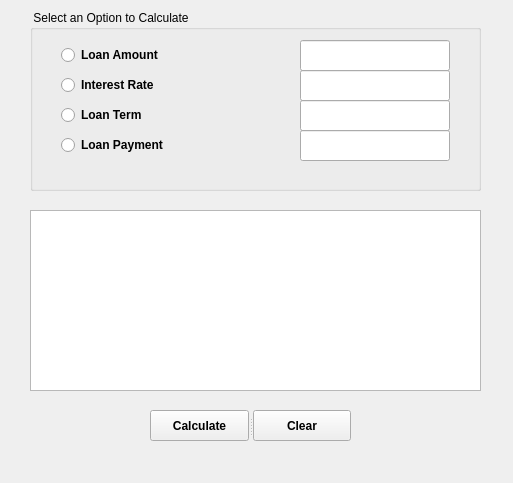
<?xml version="1.0" encoding="UTF-8"?>
<ui version="4.0">
 <class>LoanCalcWin</class>
 <widget class="QMainWindow" name="LoanCalcWin">
  <property name="windowModality">
   <enum>Qt::NonModal</enum>
  </property>
  <property name="geometry">
   <rect>
    <x>0</x>
    <y>0</y>
    <width>513</width>
    <height>483</height>
   </rect>
  </property>
  <property name="sizePolicy">
   <sizepolicy hsizetype="Fixed" vsizetype="Fixed">
    <horstretch>0</horstretch>
    <verstretch>0</verstretch>
   </sizepolicy>
  </property>
  <property name="minimumSize">
   <size>
    <width>0</width>
    <height>0</height>
   </size>
  </property>
  <property name="windowTitle">
   <string>LoanCalcWin</string>
  </property>
  <widget class="QWidget" name="centralwidget">
   <widget class="QGroupBox" name="groupBox">
    <property name="geometry">
     <rect>
      <x>30</x>
      <y>10</y>
      <width>451</width>
      <height>181</height>
     </rect>
    </property>
    <property name="title">
     <string> Select an Option to Calculate </string>
    </property>
    <widget class="QWidget" name="horizontalLayoutWidget">
     <property name="geometry">
      <rect>
       <x>20</x>
       <y>30</y>
       <width>411</width>
       <height>31</height>
      </rect>
     </property>
     <layout class="QHBoxLayout" name="horizontalLayout"/>
    </widget>
    <widget class="QWidget" name="horizontalLayoutWidget_2">
     <property name="geometry">
      <rect>
       <x>20</x>
       <y>60</y>
       <width>411</width>
       <height>31</height>
      </rect>
     </property>
     <layout class="QHBoxLayout" name="horizontalLayout_2"/>
    </widget>
    <widget class="QWidget" name="horizontalLayoutWidget_3">
     <property name="geometry">
      <rect>
       <x>20</x>
       <y>120</y>
       <width>411</width>
       <height>31</height>
      </rect>
     </property>
     <layout class="QHBoxLayout" name="horizontalLayout_3"/>
    </widget>
    <widget class="QWidget" name="horizontalLayoutWidget_4">
     <property name="geometry">
      <rect>
       <x>20</x>
       <y>90</y>
       <width>411</width>
       <height>31</height>
      </rect>
     </property>
     <layout class="QHBoxLayout" name="horizontalLayout_4"/>
    </widget>
    <widget class="QLineEdit" name="le_loan_trm">
     <property name="geometry">
      <rect>
       <x>270</x>
       <y>90</y>
       <width>150</width>
       <height>31</height>
      </rect>
     </property>
     <property name="font">
      <font>
       <bold>true</bold>
      </font>
     </property>
     <property name="alignment">
      <set>Qt::AlignRight|Qt::AlignTrailing|Qt::AlignVCenter</set>
     </property>
    </widget>
    <widget class="QRadioButton" name="rb_loan_trm">
     <property name="geometry">
      <rect>
       <x>31</x>
       <y>96</y>
       <width>101</width>
       <height>18</height>
      </rect>
     </property>
     <property name="font">
      <font>
       <bold>true</bold>
      </font>
     </property>
     <property name="text">
      <string>Loan Term      </string>
     </property>
     <attribute name="buttonGroup">
      <string notr="true">buttonGroup</string>
     </attribute>
    </widget>
   </widget>
   <widget class="QTextEdit" name="textEdit">
    <property name="geometry">
     <rect>
      <x>30</x>
      <y>210</y>
      <width>451</width>
      <height>181</height>
     </rect>
    </property>
    <property name="font">
     <font>
      <family>Courier New</family>
      <pointsize>8</pointsize>
     </font>
    </property>
    <property name="readOnly">
     <bool>true</bool>
    </property>
   </widget>
   <widget class="QLineEdit" name="le_loan_pmt">
    <property name="geometry">
     <rect>
      <x>300</x>
      <y>130</y>
      <width>150</width>
      <height>31</height>
     </rect>
    </property>
    <property name="font">
     <font>
      <bold>true</bold>
     </font>
    </property>
    <property name="alignment">
     <set>Qt::AlignRight|Qt::AlignTrailing|Qt::AlignVCenter</set>
    </property>
   </widget>
   <widget class="QRadioButton" name="rb_loan_amt">
    <property name="geometry">
     <rect>
      <x>61</x>
      <y>46</y>
      <width>121</width>
      <height>18</height>
     </rect>
    </property>
    <property name="font">
     <font>
      <bold>true</bold>
     </font>
    </property>
    <property name="text">
     <string>Loan Amount    </string>
    </property>
    <attribute name="buttonGroup">
     <string notr="true">buttonGroup</string>
    </attribute>
   </widget>
   <widget class="QLineEdit" name="le_loan_amt">
    <property name="enabled">
     <bool>true</bool>
    </property>
    <property name="geometry">
     <rect>
      <x>300</x>
      <y>40</y>
      <width>150</width>
      <height>31</height>
     </rect>
    </property>
    <property name="font">
     <font>
      <bold>true</bold>
     </font>
    </property>
    <property name="inputMask">
     <string/>
    </property>
    <property name="text">
     <string/>
    </property>
    <property name="maxLength">
     <number>32767</number>
    </property>
    <property name="alignment">
     <set>Qt::AlignRight|Qt::AlignTrailing|Qt::AlignVCenter</set>
    </property>
   </widget>
   <widget class="QRadioButton" name="rb_loan_pmt">
    <property name="geometry">
     <rect>
      <x>61</x>
      <y>136</y>
      <width>131</width>
      <height>18</height>
     </rect>
    </property>
    <property name="font">
     <font>
      <bold>true</bold>
     </font>
    </property>
    <property name="text">
     <string>Loan Payment   </string>
    </property>
    <attribute name="buttonGroup">
     <string notr="true">buttonGroup</string>
    </attribute>
   </widget>
   <widget class="QLineEdit" name="le_int_rate">
    <property name="geometry">
     <rect>
      <x>300</x>
      <y>70</y>
      <width>150</width>
      <height>31</height>
     </rect>
    </property>
    <property name="font">
     <font>
      <bold>true</bold>
     </font>
    </property>
    <property name="alignment">
     <set>Qt::AlignRight|Qt::AlignTrailing|Qt::AlignVCenter</set>
    </property>
   </widget>
   <widget class="QRadioButton" name="rb_int_rate">
    <property name="geometry">
     <rect>
      <x>61</x>
      <y>76</y>
      <width>121</width>
      <height>18</height>
     </rect>
    </property>
    <property name="font">
     <font>
      <bold>true</bold>
     </font>
    </property>
    <property name="text">
     <string>Interest Rate  </string>
    </property>
    <attribute name="buttonGroup">
     <string notr="true">buttonGroup</string>
    </attribute>
   </widget>
   <widget class="QWidget" name="horizontalLayoutWidget_5">
    <property name="geometry">
     <rect>
      <x>150</x>
      <y>410</y>
      <width>201</width>
      <height>31</height>
     </rect>
    </property>
    <layout class="QHBoxLayout" name="horizontalLayout_5">
     <item>
      <widget class="QSplitter" name="splitter">
       <property name="orientation">
        <enum>Qt::Horizontal</enum>
       </property>
       <widget class="QPushButton" name="pb_calculate">
        <property name="font">
         <font>
          <bold>true</bold>
         </font>
        </property>
        <property name="text">
         <string>Calculate</string>
        </property>
       </widget>
       <widget class="QPushButton" name="pb_clear">
        <property name="font">
         <font>
          <bold>true</bold>
         </font>
        </property>
        <property name="text">
         <string>Clear</string>
        </property>
       </widget>
      </widget>
     </item>
    </layout>
   </widget>
  </widget>
  <widget class="QMenuBar" name="menubar">
   <property name="geometry">
    <rect>
     <x>0</x>
     <y>0</y>
     <width>513</width>
     <height>22</height>
    </rect>
   </property>
  </widget>
 </widget>
 <tabstops>
  <tabstop>rb_loan_amt</tabstop>
  <tabstop>le_loan_amt</tabstop>
  <tabstop>rb_int_rate</tabstop>
  <tabstop>le_int_rate</tabstop>
  <tabstop>rb_loan_trm</tabstop>
  <tabstop>le_loan_trm</tabstop>
  <tabstop>rb_loan_pmt</tabstop>
  <tabstop>le_loan_pmt</tabstop>
  <tabstop>textEdit</tabstop>
  <tabstop>pb_calculate</tabstop>
  <tabstop>pb_clear</tabstop>
 </tabstops>
 <resources/>
 <connections/>
 <buttongroups>
  <buttongroup name="buttonGroup"/>
 </buttongroups>
</ui>
